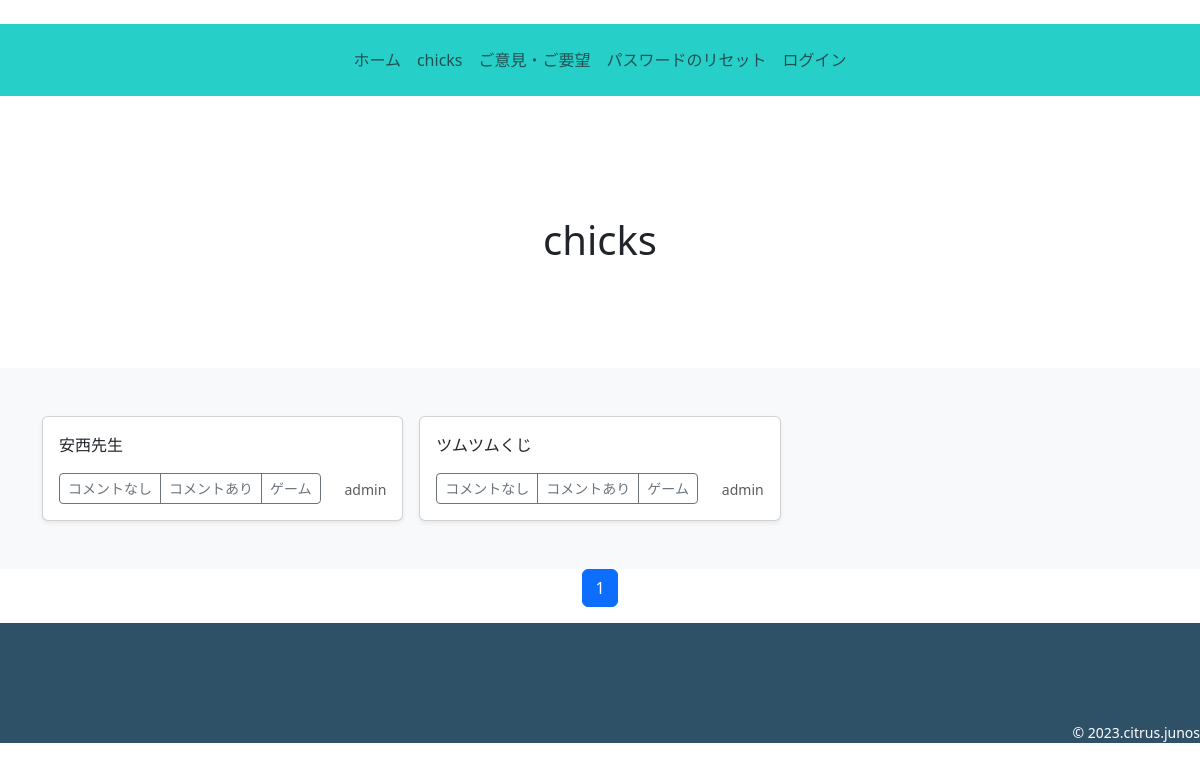
The app's page /chicks/ with its own data.
### chicks/models.py (models this page shows, shortened)
class ChickPost(models.Model):
    user = models.ForeignKey(
        CustomUser,
        verbose_name='ユーザー',
        on_delete=models.CASCADE
    )
    category = models.ForeignKey(
        Category,
        verbose_name='カテゴリ',
        on_delete=models.PROTECT
    )
    title = models.CharField(
        verbose_name='タイトル',
        max_length=50,
    )
    comment = models.TextField(
        verbose_name='コメント',
    )
    image = models.ImageField(
        verbose_name='画像',
        upload_to='images',
        blank=True,
        null=True
    )
    posted_at = models.DateTimeField(
        verbose_name='投稿日時',
        auto_now_add=True,
    )

class Category(models.Model):
    title = models.CharField(
        verbose_name='カテゴリ',
        max_length=30,
    )

### accounts/models.py (models this page shows)
class CustomUser(AbstractUser):
    pass

### chicks/views.py (the view)
# urls.py: path('',views.IndexView.as_view(),name='index'),
class IndexView(ListView):
    template_name="index.html"
    queryset=ChickPost.objects.order_by('-posted_at')
    paginate_by=30

### chicks/templates/index.html (shortened to what this page needs)
{% extends 'chicks_base.html' %}
{% load static %}
    {% block contents %}
    {% include "display_title.html" %}
    {% include "display_list.html" %}
    {% include "pagination.html" %}
    {% endblock %}

### chicks/templates/display_list.html (shortened to what this page needs)
<div class="album py-5 bg-body-tertiary">
    <div class="container">
      <div class="row row-cols-1 row-cols-sm-2 row-cols-md-3 g-3">
        {% for record in object_list %}
        <div class="col">
          <div class="card shadow-sm">
            <div class="card-body">
              <p class="card-text">{{record.title}}</p>
              <div class="d-flex justify-content-between align-items-center">
                <div class="btn-group">
                  <button type="button" class="btn btn-sm btn-outline-secondary" onclick="location.href='{% url 'chicks:chicks_detail' record.id %}'">コメントなし</button>
                  <button type="button" class="btn btn-sm btn-outline-secondary" onclick="location.href='{% url 'chicks:comment_detail' record.id %}'">コメントあり</button>
                  <button type="button" class="btn btn-sm btn-outline-secondary" onclick="location.href='{% url 'chicks:chicks_cat' category=record.category.id %}'">{{ record.category.title }}</button>
                </div>
                <a style="text-decoration: none;" href="{% url 'chicks:user_list' user=record.user.id %}"><small class="text-muted">{{ record.user.username }}</small></a>
              </div>
            </div>
          </div>
        </div>
        {% endfor %}
      </div>
    </div>
  </div>

### records on screen
ChickPost: title "安西先生", category "ゲーム", user.username "admin"
ChickPost: title "ツムツムくじ", category "ゲーム", user.username "admin"

### other values on screen
{{ num }} "1"
